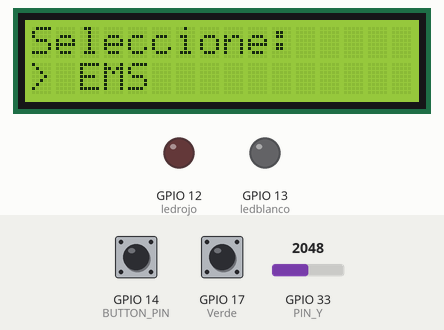
Bench run of a sketch on a simulated ESP32. Shown: 16×2 character LCD, output pins drawn as LEDs (lit = HIGH). The test bench sets the inputs (shaded band); at power-on: GPIO 33 (PIN_Y) = 2048, GPIO 14 (BUTTON_PIN) HIGH, GPIO 17 (Verde) HIGH. What the sketch prints to the serial monitor is not drawn.

Above: at 1.2 s.
1.3 s: GPIO 33 (PIN_Y) set to 3516
2.8 s: GPIO 33 (PIN_Y) set to 3636
At 3.28 s:
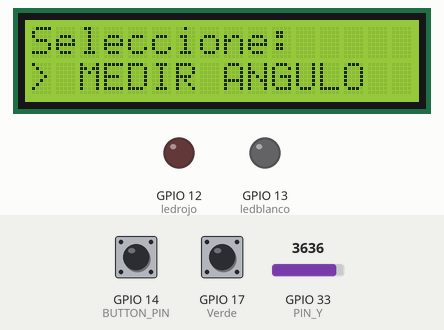
5.8 s: GPIO 14 (BUTTON_PIN) pulled LOW for 1 s
At 6.28 s:
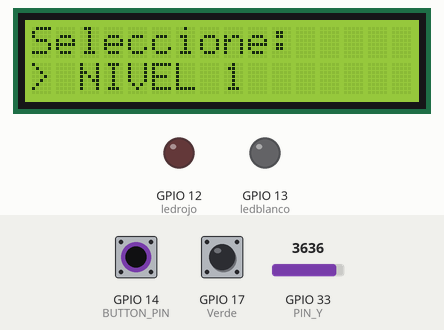
7.4 s: GPIO 17 (Verde) pulled LOW for 1 s
At 8.54 s:
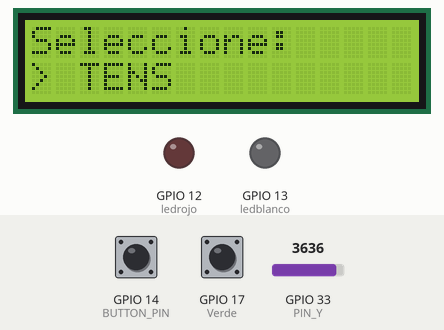
9.0 s: GPIO 14 (BUTTON_PIN) pulled LOW for 0.15 s
At 12.0 s:
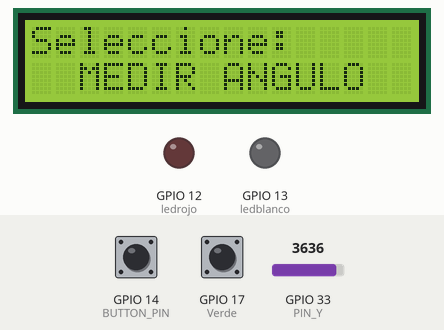
12.1 s: GPIO 33 (PIN_Y) set to 2866
Timing chart, 0 to 15.1 s (numbered marks = the images above; inputs shaded):
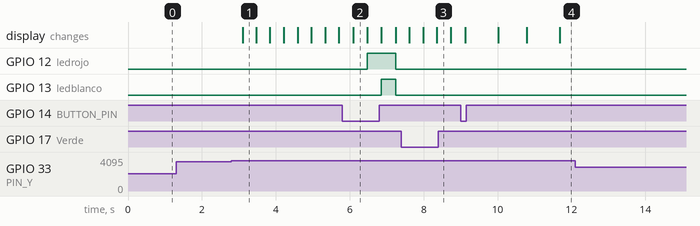

The sketch:

MENULCD.MK.2.ino
```cpp
// LA VERSION MK.2 TENDRA ESTABLECIDA LA CONEXION ESP NOW PARA EL MPU PROTOTIPO Y OTRO ESP32 QUE SIMULE EL ESTIMULADOR

#include <esp_now.h>
#include <WiFi.h>
#include <Wire.h>
#include <LiquidCrystal_I2C.h>
//#include <Adafruit_MPU6050.h>
//#include <Adafruit_Sensor.h>
// Definición de la dirección I2C de la pantalla LCD
LiquidCrystal_I2C lcd(0x3F, 16, 2);

//Adafruit_MPU6050 mpu;

//int16_t ax, ay, az;
//float accY;
//String angleString = "";

//const int kneeMin = 0;  // Ángulo mínimo de la rodilla (en grados)
//const int kneeMax = 100;
//float lastAngle = 0;    // Ángulo máximo de la rodilla (en grados)
// Definición de pines para el joystick y los pulsadores

#define PIN_Y  33
#define BUTTON_PIN 14
#define Verde 17
#define ledrojo 12
#define ledblanco 13

// Variables globales

int menuIndex = 0;
bool inSubMenu = false; // Indica si estamos dentro del submenu
int subMenuIndex = 0; // Índice del submenu
bool buttonPressed = false; // Índice del menú seleccionado
bool botonverde= false;
String lcdBuffer[4];
uint8_t broadcastAddress[] = {0x30, 0xC9, 0x22, 0x32, 0xDB, 0x70};
// Protocolo de comunicacion WIFI ESP NOW

typedef struct struct_message {


  float hi;
  float mpu;


} struct_message;

// el nombre del struct es my Data
struct_message myData;

esp_now_peer_info_t peerInfo;

//callback cuando reciba la info
void OnDataRecv(const uint8_t * mac, const uint8_t *incomingData, int len) {
  memcpy(& myData, incomingData, sizeof( myData));


  //Hi=myData.Hi;


}


// callback cuando la info se envie
void OnDataSent(const uint8_t *mac_addr, esp_now_send_status_t status) {
  Serial.print("\r\nLast Packet Send Status:\t");
  Serial.println(status == ESP_NOW_SEND_SUCCESS ? "Delivery Success" : "Delivery Fail");


}


void setup() {
  Wire.begin();
  lcd.init();
 lcd.backlight();
  lcd.clear();
  pinMode(BUTTON_PIN, INPUT_PULLUP);
  pinMode(Verde,INPUT_PULLUP);
  pinMode(ledrojo,OUTPUT);
  pinMode(ledblanco,OUTPUT);
  Serial.begin(115200);
  // setup para esp now
  WiFi.mode(WIFI_STA);
 if (esp_now_init() != ESP_OK) {
    Serial.println("Error initializing ESP-NOW");
    return;
  }

  // Once ESPNow is successfully Init, we will register for Send CB to
  // get the status of Trasnmitted packet
  esp_now_register_send_cb(OnDataSent);

  // Register peer
  memcpy(peerInfo.peer_addr, broadcastAddress, 6);
  peerInfo.channel = 0;
  peerInfo.encrypt = false;

  // Add peer
  if (esp_now_add_peer(&peerInfo) != ESP_OK){
    Serial.println("Failed to add peer");
    return;
  }
  else
  {
    Serial.println("Succes: Added peer");
  }


 esp_now_register_recv_cb(OnDataRecv);
}

void loop() {

  // Lectura del joystick
  int yVal = analogRead(PIN_Y);

  // Ajuste de la señal del joystick a un rango específico
  int mappedValue = mapJoystickValue(yVal);

 if (mappedValue >= 220) {  // Mover hacia arriba
    if (!inSubMenu) {
      menuIndex--;
      if (menuIndex < 0) menuIndex = 2; // Retrocede al último proceso si estamos en el primero
    } else {
      subMenuIndex--;
      if (subMenuIndex < 0) subMenuIndex = 2; // Retrocede al último proceso si estamos en el primero
    }
    delay(250);  // Debounce
  } else if (mappedValue <= 60) {  // Mover hacia abajo
    if (!inSubMenu) {
      menuIndex++;
      if (menuIndex > 2) menuIndex = 0; // Regresa al primer proceso si estamos en el último
    } else {
      subMenuIndex++;
      if (subMenuIndex > 2) subMenuIndex = 0; // Regresa al primer proceso si estamos en el último
    }
    delay(250);  // Debounce
  }

  // Manejo del botón
  if (digitalRead(BUTTON_PIN) == LOW) { // Verifica si el botón ha sido presionado
     // Debounce
    if (digitalRead(BUTTON_PIN) == LOW) { // Verifica nuevamente
      buttonPressed = true;
    }
  } else {
    buttonPressed = false;
  }
 if (digitalRead(Verde)==LOW){

  if (digitalRead(Verde)==LOW);{
  botonverde=true;}
 } else {
   botonverde=false;
 }

  // Verificar si se debe ingresar al submenú
   if (!inSubMenu && buttonPressed) {
    switch(menuIndex) {
      case 0:
        inSubMenu = true;
        subMenuIndex = 0;
        break;
      case 1:
        inSubMenu = true;
        subMenuIndex = 0;
        break;
      case 2:
        inSubMenu = true;
        subMenuIndex = 0;// Código para proceso 3 (si lo deseas)
        break;
    }
  } else if (inSubMenu && botonverde) {
    inSubMenu = false;
  }
  lcd.clear();
  lcd.setCursor(0, 0);
  lcd.print("Seleccione:");

  // Mostrar los procesos con la flecha seleccionada
  switch (menuIndex) {
    case 0:
      lcd.setCursor(0, 1);
      lcd.print(">");
      lcd.print(" EMS");
      // Código para proceso 1 y submenú correspondiente
      break;
    case 1:
      lcd.setCursor(0, 1);
      lcd.print(">");
      lcd.print(" TENS");
      // Código para proceso 2 y submenú correspondiente
    break;
    case 2:
     lcd.setCursor(0, 1);
      lcd.print(">");
      lcd.print(" MEDIR ANGULO");
      // Código para proceso 3
      break;

  }
  if (inSubMenu) {
    lcd.setCursor(0, 1);
    lcd.print(" ");
    lcd.setCursor(0, 2);
    lcd.print(" ");
    lcd.setCursor(0, 3);
    lcd.print(" ");
    switch (menuIndex) {
      case 0:
        switch (subMenuIndex) {
          case 0:
            lcd.setCursor(0, 1);
            lcd.print("> NIVEL 1");
            digitalWrite(ledrojo, LOW);
            digitalWrite(ledblanco, LOW);
            break;
          case 1:
            lcd.setCursor(0, 1);
            lcd.print("> NIVEL 2");
            digitalWrite(ledrojo, HIGH);
            digitalWrite(ledblanco, HIGH);
          break;
          case 2:
            lcd.setCursor(0, 3);
            lcd.print("> NIVEL 3");
            digitalWrite(ledrojo, HIGH);
            digitalWrite(ledblanco, LOW);
            break;
        }
        break;
      case 1:
        switch (subMenuIndex) {
          case 0:
            lcd.setCursor(0, 1);
            lcd.print("> Opciones 1");
            break;
          case 1:
            lcd.setCursor(0, 1);
            lcd.print("> Opciones 2");
            break;
          case 2:
            lcd.setCursor(0, 3);
            lcd.print("> Opciones 3");
            break;
        }
        break;
      case 2:
        switch (subMenuIndex) {
          case 0:
            lcd.setCursor(0, 3);
            lcd.print("El angulo es");
            lcd.setCursor(12,1);
            lcd.print(myData.mpu);
            delay(500);

          break;

        }
        break;
    }
  }

  esp_err_t result = esp_now_send(broadcastAddress, (uint8_t *) &myData, sizeof(myData));

  if (result == ESP_OK) {
    Serial.println("Sent with success");
  }
  else {
    Serial.println("Error sending the data");
  }
 //int val= 50;
  myData.hi= 100;
  Serial.print(myData.hi);
  Serial.print (myData.mpu);
  // Esperar un breve periodo de tiempo para evitar el parpadeo
 delay(100);

}


  // Actualizar la pantalla LCD con el menú
 // lcd.clear();
  //lcd.setCursor(0, 0);
  //lcd.print("Seleccione:");
  //lcd.setCursor(0, 1);
  //lcd.print(menuIndex == 0 ? "> Proceso 1" : "  Proceso 1");
  //lcd.setCursor(0, 2);
  //lcd.print(menuIndex == 1 ? "> Proceso 2" : "  Proceso 2");

  // Esperar un breve periodo de tiempo para evitar el parpadeo


// Función para ajustar la señal del joystick a un rango específico
int mapJoystickValue(int value) {
  if (value >= 2200) {
    value = map(value, 2200, 4095, 127, 254);
  } else if (value <= 1800) {
    value = map(value, 1800, 0, 127, 0);
  } else {
    value = 127;
  }

  return value;
}
```

Measured:
- the behaviour switches between 3587 and 3588 on GPIO 33 (PIN_Y) (found by bisection; images 0 and 1)
- after the input at 1.3 s, every drawn part: stays the same
- after the input at 2.8 s, the display: changes after 0.30 s (image 1)
- after the input at 5.8 s, GPIO 12 (ledrojo): LOW → HIGH after 0.67 s, → LOW 0.77 s later; GPIO 13 (ledblanco): LOW → HIGH after 1.1 s, → LOW 0.38 s later; the display: changes after 0.29 s (image 2)
- after the input at 7.4 s, GPIO 12 (ledrojo): stays LOW (without the input it goes to HIGH after 0.23 s); GPIO 13 (ledblanco): stays LOW (without the input it goes to HIGH after 0.61 s); the display: first changes after 0.21 s (image 3 shows a later state)
- after the input at 9.0 s, the display: first changes after 0.13 s (image 4 shows a later state)
- after the input at 12.1 s, every drawn part: stays the same
